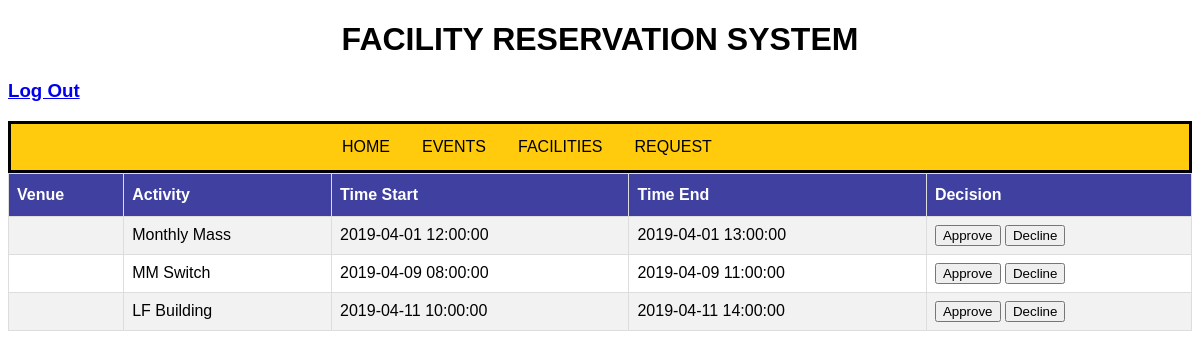
The page /php/list_of_requests_office.php on the database as committed earlier.
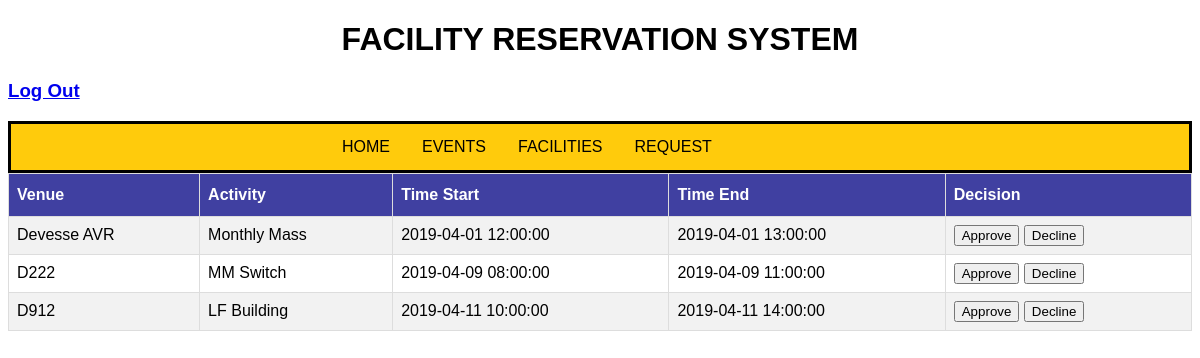
The same page on the database as committed later.
### tables this page shows
CREATE TABLE `reservation` (
  `resID` int(100) NOT NULL,
  `user_ID` int(11) NOT NULL,
  `title` varchar(255) NOT NULL,
  `Venue` varchar(100) NOT NULL,
  `start_event` datetime NOT NULL,
  `end_event` datetime NOT NULL,
  `status` varchar(100) NOT NULL DEFAULT 'Pending'
);

### php/list_of_requests_office.php (the view, shortened to what this page needs)
<?php
	include('DBConnector.php');
?>
<!DOCTYPE html>
<html>
<head>
	<link rel="stylesheet" href="../stylesheet/style.css">
	<h1>FACILITY RESERVATION SYSTEM</h1>
	<h3><a href="logout.php" class="signup">Log Out</a></h3>
</head>
<body>
	<ul class="menu">
	  <li class="home"><a href="../pages/office/home_office.php" class="home">HOME</a></li>
	  <li class="events"><a href="event_page_office.php" class="events">EVENTS</a></li>
	  <li class="faci"><a href="list_facilities_office.php" class="faci">FACILITIES</a></li>
	  <li class="req"><a href="list_of_requests_office.php" class="req">REQUEST</a></li>
	</ul>
	<table id="customers">
		<tr>
			<th>Venue</th>
			<th>Activity</th>
			<th>Time Start</th>
			<th>Time End</th>
			<th>Decision</th>
		</tr>
<?php
	$sql = "SELECT * FROM reservation r LEFT JOIN accounts a ON r.user_ID = a.userID WHERE status = 'Pending'";
	$result = $conn-> query($sql);
	if ($result-> num_rows > 0){
		while ($row = $result-> fetch_assoc()){
			echo "<tr>
					<td>" . $row["Venue"] . "</td>
					<td>" . $row["title"] . "</td>
					<td>" . $row["start_event"] . "</td>
					<td>" . $row["end_event"] . "</td>
					<td>"
						?>
						<form action="approve_or_decline.php" method="POST">
							<input type="submit" name="Approve" value="Approve">
							<input type="submit" name="Decline" value="Decline">
						</form>
						<?php
		}
		echo "</table>";
	}else{
		echo "No reservation";
	}
?>
</body>
</html>

Rows that differ between the two databases and show on the page:
changed reservation "Monthly Mass": Venue (not shown) → "Devesse AVR"
changed reservation "MM Switch": Venue (not shown) → "D222"
changed reservation "LF Building": Venue (not shown) → "D912"
